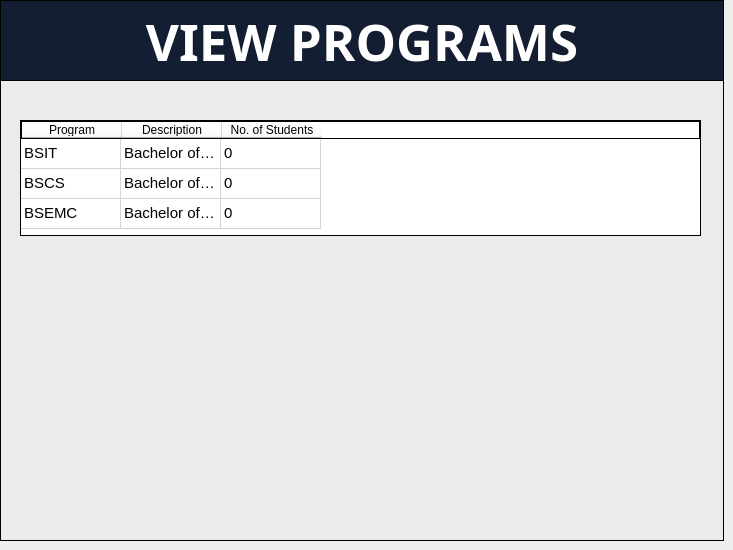
     <widget class="QWidget" name="page_6">
      <widget class="QLabel" name="label_10">
       <property name="geometry">
        <rect>
         <x>0</x>
         <y>0</y>
         <width>724</width>
         <height>81</height>
        </rect>
       </property>
       <property name="font">
        <font>
         <family>Impact</family>
         <pointsize>38</pointsize>
         <weight>75</weight>
         <bold>true</bold>
        </font>
       </property>
       <property name="styleSheet">
        <string notr="true">background-color:rgb(19, 30, 50);color:white;border:1px solid black</string>
       </property>
       <property name="text">
        <string>VIEW PROGRAMS</string>
       </property>
       <property name="alignment">
        <set>Qt::AlignCenter</set>
       </property>
      </widget>
      <widget class="QFrame" name="frame_8">
       <property name="geometry">
        <rect>
         <x>0</x>
         <y>80</y>
         <width>724</width>
         <height>461</height>
        </rect>
       </property>
       <property name="styleSheet">
        <string notr="true">border:1px solid black;background-color:rgb(235, 235, 235)</string>
       </property>
       <property name="frameShape">
        <enum>QFrame::StyledPanel</enum>
       </property>
       <property name="frameShadow">
        <enum>QFrame::Raised</enum>
       </property>
       <widget class="QTableWidget" name="ProgramsTable">
        <property name="geometry">
         <rect>
          <x>20</x>
          <y>40</y>
          <width>681</width>
          <height>116</height>
         </rect>
        </property>
        <property name="font">
         <font>
          <pointsize>11</pointsize>
         </font>
        </property>
        <property name="styleSheet">
         <string notr="true">color:black;border:1px solid black;background-color:white</string>
        </property>
        <attribute name="verticalHeaderVisible">
         <bool>false</bool>
        </attribute>
        <row>
         <property name="text">
          <string>New Row</string>
         </property>
        </row>
        <row>
         <property name="text">
          <string>New Row</string>
         </property>
        </row>
        <row>
         <property name="text">
          <string>New Row</string>
         </property>
        </row>
        <column>
         <property name="text">
          <string>Program</string>
         </property>
        </column>
        <column>
         <property name="text">
          <string>Description</string>
         </property>
        </column>
        <column>
         <property name="text">
          <string>No. of Students</string>
         </property>
        </column>
        <item row="0" column="0">
         <property name="text">
          <string>BSIT</string>
         </property>
        </item>
        <item row="0" column="1">
         <property name="text">
          <string>Bachelor of Science in Information Technology</string>
         </property>
        </item>
        <item row="0" column="2">
         <property name="text">
          <string>0</string>
         </property>
        </item>
        <item row="1" column="0">
         <property name="text">
          <string>BSCS</string>
         </property>
        </item>
        <item row="1" column="1">
         <property name="text">
          <string>Bachelor of Science in Computer Science</string>
         </property>
        </item>
        <item row="1" column="2">
         <property name="text">
          <string>0</string>
         </property>
        </item>
        <item row="2" column="0">
         <property name="text">
          <string>BSEMC</string>
         </property>
        </item>
        <item row="2" column="1">
         <property name="text">
          <string>Bachelor of Science in Entertainment and Multimedia Computing</string>
         </property>
        </item>
        <item row="2" column="2">
         <property name="text">
          <string>0</string>
         </property>
        </item>
       </widget>
      </widget>
     </widget>
